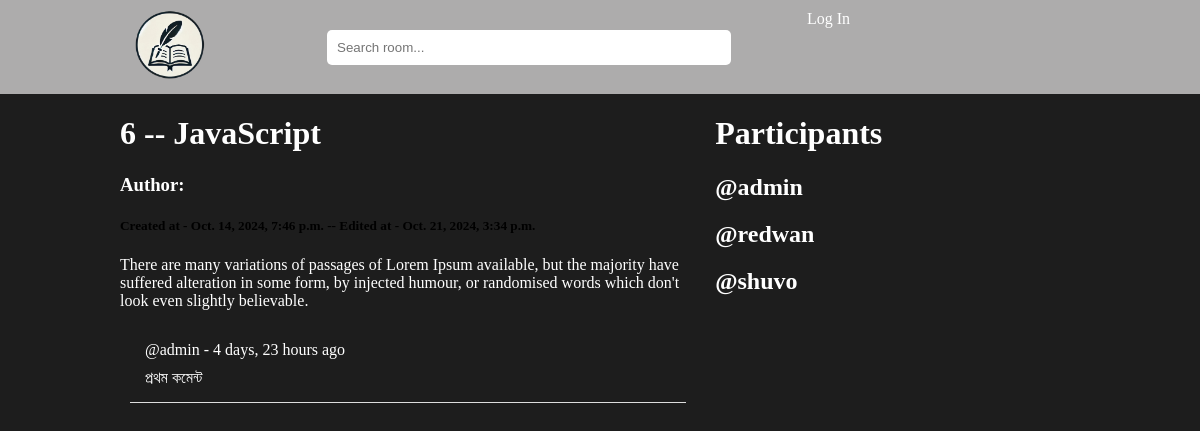
The page /room/6 on the database as committed earlier.
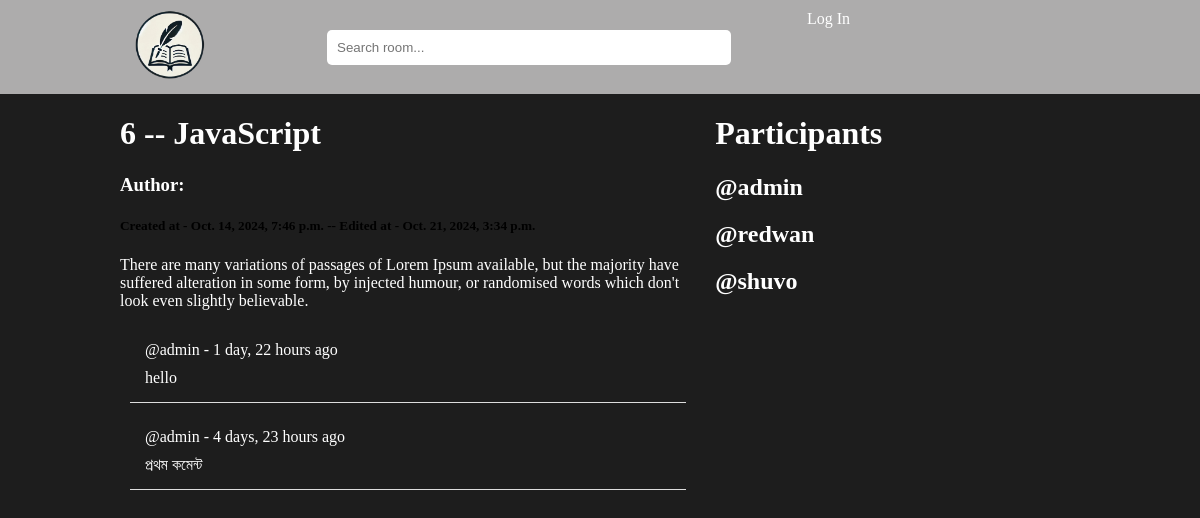
The same page on the database as committed later.
### base/models.py (models this page shows, shortened)
class Message(models.Model):
    user = models.ForeignKey(User, on_delete=models.CASCADE)
    room = models.ForeignKey(Room, on_delete=models.CASCADE)
    body = models.TextField()
    updated = models.DateTimeField(auto_now=True)
    created = models.DateTimeField(auto_now_add=True)
    class Meta:
        ordering = ['-updated', '-created']

### base/views.py (the view, shortened to what this page needs)
# urls.py: path('room/<int:id>', views.room, name="room"),
def room(request, id):
    sng_room = get_object_or_404(Room, id=id);
    room_messages = Message.objects.filter(room=sng_room)
    participants = sng_room.participants.all();
    context = {
        'sng_room': sng_room,
        'room_messages': room_messages,
        'participants': participants,
    }
    return render(request, 'room.html', context);

### templates/room.html (shortened to what this page needs)
{% extends 'main.html' %}
{% load static %}
{% block content %}
<div class="container_full">
    <div class="container">
        <div class="room_section_left">
            <h1>{{sng_room.id}} -- {{sng_room.name}}</h1>
            <h3>Author: {{sng_room.user.username}}</h3>
            <h5>Created at - {{sng_room.created}} -- Edited at - {{sng_room.updated}}</h5>
            <p>{{sng_room.description}}</p>
            <div class="message">
                {% for msg in room_messages %}
                    <div class="comment-section">
                        <p>@{{msg.user}} - {{msg.created|timesince}} ago</p>
                        <p>{{msg.body}}</p>
                    </div>
                {% endfor %}
            </div>
        </div>
        <div class="room_section_right">
            <div class="room_participants_sec">
                <h1>Participants</h1>
                <div class="room_participants">
                    {% for user in participants %}
                        <h2>@{{user.username}}</h2>
                    {% endfor %}
                </div>
            </div>
        </div>
    </div>
</div>
{% endblock content %}

Rows that differ between the two databases and show on the page:
added Message: user "admin", created "1 day, 22 hours", body "hello"
